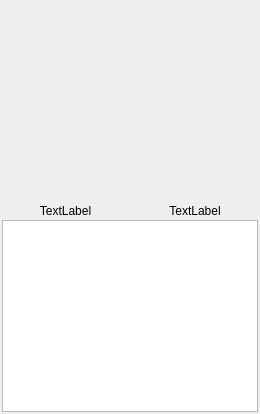
          <widget class="QWidget" name="usagePage">
           <property name="styleSheet">
            <string notr="true"/>
           </property>
           <layout class="QGridLayout" name="gridLayout_3">
            <property name="leftMargin">
             <number>2</number>
            </property>
            <property name="topMargin">
             <number>2</number>
            </property>
            <property name="rightMargin">
             <number>2</number>
            </property>
            <property name="bottomMargin">
             <number>2</number>
            </property>
            <property name="horizontalSpacing">
             <number>3</number>
            </property>
            <property name="verticalSpacing">
             <number>2</number>
            </property>
            <item row="1" column="1">
             <widget class="QLabel" name="availableSpaceLabel">
              <property name="text">
               <string>TextLabel</string>
              </property>
              <property name="textFormat">
               <enum>Qt::TextFormat::AutoText</enum>
              </property>
              <property name="alignment">
               <set>Qt::AlignmentFlag::AlignCenter</set>
              </property>
             </widget>
            </item>
            <item row="1" column="0">
             <widget class="QLabel" name="usagelabel">
              <property name="text">
               <string>TextLabel</string>
              </property>
              <property name="alignment">
               <set>Qt::AlignmentFlag::AlignCenter</set>
              </property>
             </widget>
            </item>
            <item row="0" column="0" colspan="2">
             <widget class="QWidget" name="widget" native="true">
              <property name="minimumSize">
               <size>
                <width>0</width>
                <height>200</height>
               </size>
              </property>
              <property name="maximumSize">
               <size>
                <width>16777215</width>
                <height>16777215</height>
               </size>
              </property>
              <layout class="QGridLayout" name="gridLayout_4">
               <item row="0" column="0">
                <widget class="CircularProgressBar" name="cprogressBar" native="true">
                 <property name="maximumSize">
                  <size>
                   <width>166</width>
                   <height>166</height>
                  </size>
                 </property>
                </widget>
               </item>
              </layout>
             </widget>
            </item>
            <item row="2" column="0" colspan="2">
             <widget class="QTableView" name="tableView"/>
            </item>
           </layout>
          </widget>
